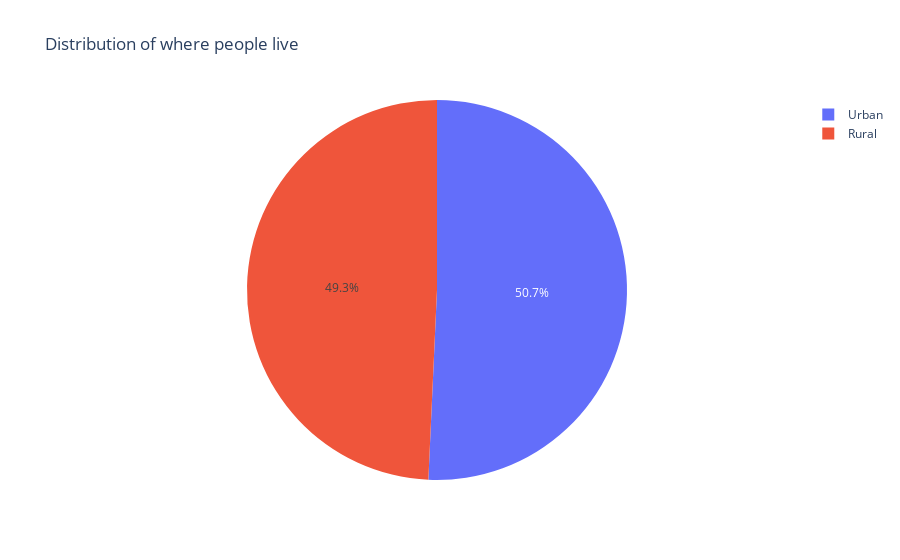

The cell this chart's notebook holds for it:
### Code cell
value_viz('Residence_type','Distribution of where people live')

### Figure 1 — Plotly figure (JSON) as saved in the notebook; plotly's stock layout.template omitted (floating-point values rounded to 4 significant figures; data arrays with more than 128 entries replaced by an {"elided": "..."} marker saying what was removed)
{"data": [{"domain": {"x": [0, 1], "y": [0, 1]}, "hovertemplate": "Residence_type=%{label}<extra></extra>", "labels": {"elided": "4909 str values"}, "legendgroup": "", "name": "", "showlegend": true, "type": "pie"}], "layout": {"legend": {"tracegroupgap": 0}, "title": {"text": "Distribution of where people live"}}}
